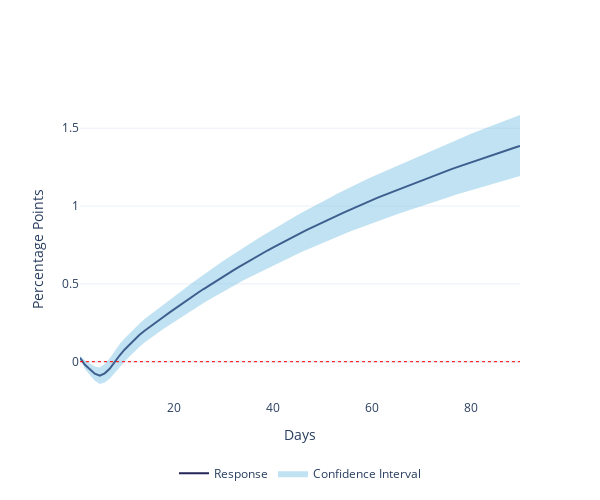

The cell this chart's notebook holds for it:
### Markdown cell above
#### Cryptocurrency-based FX Shock $\to$ Inflation

### Code cell
inflation_exchange = plot_irf(irf_inf_fx.loc[0:90, :], y_axis_name='Percentage Points')
inflation_exchange.write_image('./images/inflation_exchange.png', format='png', scale=5)

### Figure 1 — Plotly figure (JSON) as saved in the notebook; plotly's stock layout.template omitted (floating-point values rounded to 4 significant figures; data arrays with more than 128 entries replaced by an {"elided": "..."} marker saying what was removed)
{"data": [{"line": {"color": "#242458", "width": 2}, "mode": "lines", "name": "Response", "type": "scatter", "x": [1, 2, 3, 4, 5, 6, 7, 8, 9, 10, 11, 12, 13, 14, 15, 16, 17, 18, 19, 20, 21, 22, 23, 24, 25, 26, 27, 28, 29, 30, 31, 32, 33, 34, 35, 36, 37, 38, 39, 40, 41, 42, 43, 44, 45, 46, 47, 48, 49, 50, 51, 52, 53, 54, 55, 56, 57, 58, 59, 60, 61, 62, 63, 64, 65, 66, 67, 68, 69, 70, 71, 72, 73, 74, 75, 76, 77, 78, 79, 80, 81, 82, 83, 84, 85, 86, 87, 88, 89, 90], "y": [0.02525, -0.02017, -0.0487, -0.07743, -0.0901, -0.07445, -0.04579, -0.001944, 0.03982, 0.07704, 0.1104, 0.1418, 0.1711, 0.1977, 0.2224, 0.2453, 0.268, 0.2907, 0.314, 0.3368, 0.3591, 0.381, 0.4028, 0.4245, 0.4459, 0.4669, 0.4878, 0.5084, 0.5283, 0.5481, 0.5677, 0.5866, 0.6057, 0.6248, 0.6431, 0.6613, 0.6797, 0.6982, 0.7161, 0.7331, 0.7504, 0.7674, 0.7842, 0.8007, 0.8175, 0.8332, 0.8484, 0.8641, 0.8797, 0.8952, 0.91, 0.9246, 0.9394, 0.9535, 0.9678, 0.9825, 0.9967, 1.01, 1.024, 1.038, 1.051, 1.064, 1.077, 1.09, 1.103, 1.115, 1.128, 1.141, 1.153, 1.165, 1.177, 1.189, 1.201, 1.212, 1.225, 1.236, 1.247, 1.258, 1.269, 1.28, 1.291, 1.302, 1.312, 1.323, 1.334, 1.344, 1.355, 1.365, 1.376, 1.386]}, {"fill": "toself", "fillcolor": "rgba(101, 183, 222, 0.4)", "hoverinfo": "skip", "line": {"color": "rgba(248,232,160,0)"}, "name": "Confidence Interval", "type": "scatter", "x": {"elided": "180 int values"}, "y": {"elided": "180 float values"}}, {"line": {"color": "red", "dash": "dot", "width": 1}, "mode": "lines", "showlegend": false, "type": "scatter", "x": [1, 90], "y": [0, 0]}], "layout": {"height": 500, "legend": {"orientation": "h", "x": 0.5, "xanchor": "center", "y": -0.2, "yanchor": "top"}, "width": 600, "xaxis": {"showgrid": false, "title": {"text": "Days"}}, "yaxis": {"title": {"text": "Percentage Points"}}}}
